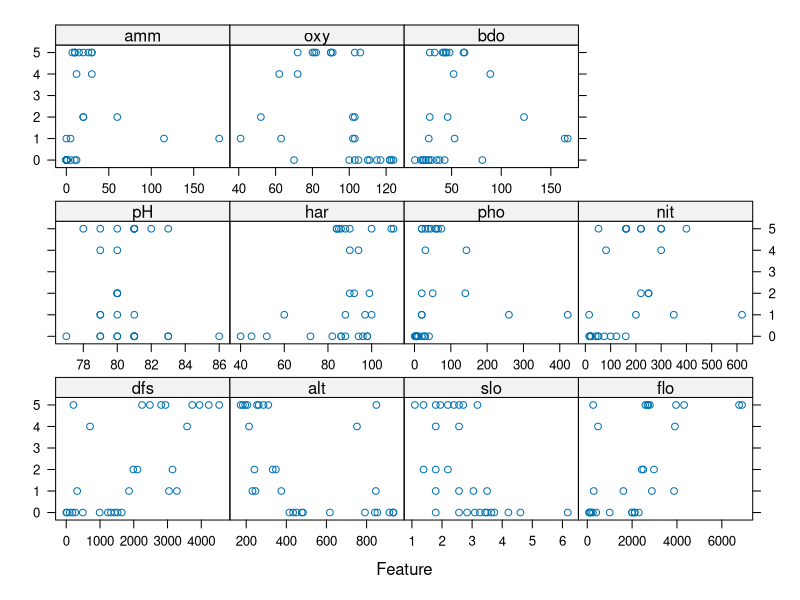
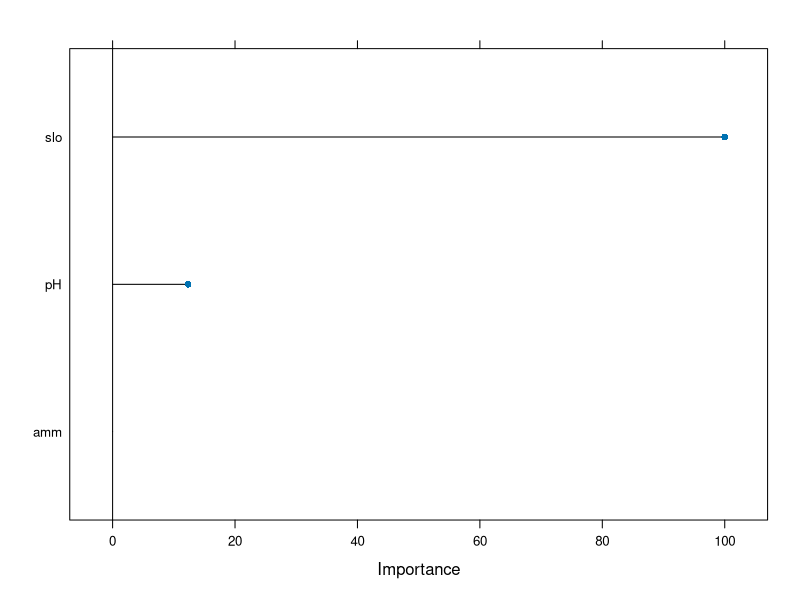

The R source for these figures, in order:
## ---- chunk 1
# Clear all
rm(list = ls())  

# Load relevant libraries
library(tidyverse)
library(ade4)
library(skimr)
library(caret)
## ---- chunk 2
#Let's load the data
data(doubs)

# Set-up species data
species <- doubs$fish

# Set-up environmental data
environ <- doubs$env
## ---- chunk 3
# Look at the data - drop the site column
skim(species)
## ---- chunk 4
# Look at the data - drop the site column
skim(environ)
## ---- chunk 5
featurePlot(x=environ, y= species$Ruru)
## ---- chunk 6
# Fit GLM to species Ruru - use all environmental covariates to fit the model
ruru_model <- glm(formula = species$Ruru ~ . ,  
                     # Use a Poisson distribution for the response variable
                     family= poisson(link = "log"), 
                     data = environ)

# Summarise the model fit
summary(ruru_model)
## ---- chunk 7
inTrain <- createDataPartition(y = species$Ruru, p = 0.6, list = FALSE)
training <- cbind(environ[inTrain,], y = species$Ruru[inTrain])
testing <-  cbind(environ[-inTrain,], y = species$Ruru[-inTrain])
## ---- chunk 8
# Set seed for repeatable randomisation
set.seed(123)

# Specify the control parameters for the RFE
rfe_ctrl <- rfeControl(
  # Use a random forest algorithm to to evaluate feature selection
  functions = lmFuncs, 
  # Use 3-fold cross validation 
  method = "cv",
  number = 3,
  returnResamp = "final",
  verbose = F)

# Perform RFE
rfe <- rfe(
  x = within(training, rm(y)), 
  y = training$y,
  # Limit the covariates to no more than 5
  sizes= c(1, 3, 5, 8, 11), 
  rfeControl = rfe_ctrl)

# Let's look at the results
rfe
## ---- chunk 9

# Create the formula for the glm
y <- "y"
xs  <- rfe$optVariables
form <- as.formula(paste(y, paste(xs, collapse = " + "), sep=" ~ "))

set.seed(1895)

glm_fit <- train(
  # Use the formula given the best features from the rfe process
  form, 
  # Select data to train the model on
  data = training,
  # Select the glm method with the poisson distribution
  method = "glm", family = "poisson",
  # Cross validation 5-fold, repeated 5 times
  trControl = trainControl(
    method = "repeatedcv", 
    number = 5,
    repeats = 5))

# What are the important of the covariates in them model?
varImp(glm_fit) %>% plot()

# Show model fit and covariate significance
summary(glm_fit)

glm_fit

# how accurate was the trained model on the test data set?
# Make a prediction on the test data set
pred <- predict(glm_fit, newdata = testing)

pred

# Calculate prediction accuracy of model, given test data
